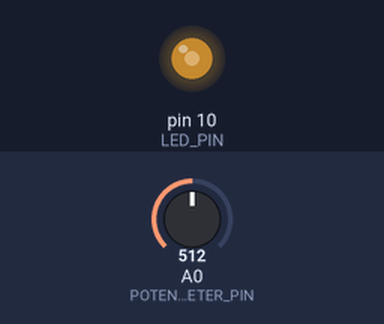
A sketch run on a simulated Arduino Uno, built with avr-gcc and run on an emulated ATmega328P. On the bench: output pins drawn as LEDs (lit = HIGH). The inputs (shaded band) are chosen by the test bench; at power-on: A0 (POTENTIOMETER_PIN) = 512.

Above: at 1.2 s.
1.3 s: A0 (POTENTIOMETER_PIN) set to 716
At 2.3 s:
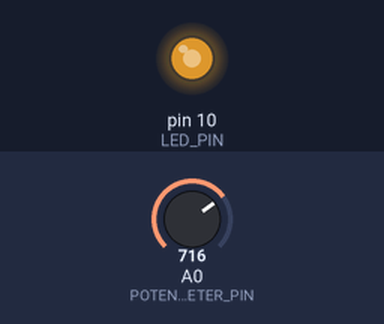
2.8 s: A0 (POTENTIOMETER_PIN) set to 900
At 3.7 s:
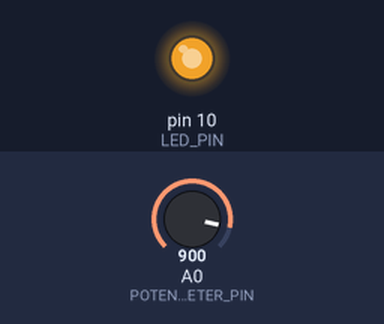
4.3 s: A0 (POTENTIOMETER_PIN) set to 122
At 4.7 s:
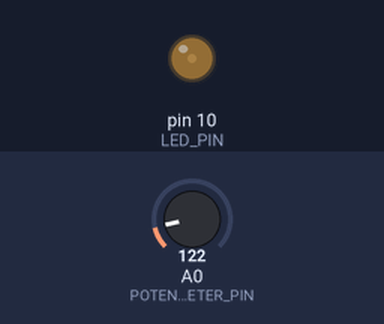
5.8 s: A0 (POTENTIOMETER_PIN) set to 0
At 6.9 s:
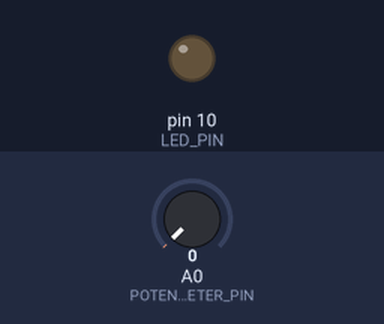
7.3 s: A0 (POTENTIOMETER_PIN) set to 511
At 8.2 s:
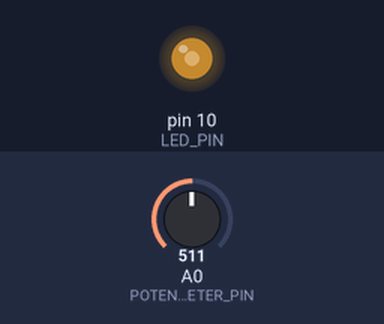
Timing chart, 0 to 9.8 s (numbered marks = the images above; inputs shaded):
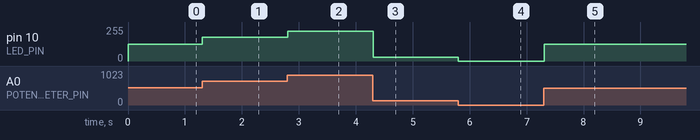

The sketch:

1st.ino
```cpp
// In my 1st iteration, I found that I probably should make BUTTON a state variable.
const int POTENTIOMETER_PIN = A0;
const int LED_PIN = 10;

bool ledOn = true;

void setup() {
  Serial.begin(9600);
  pinMode(LED_PIN, OUTPUT);
}

void loop() {

  int potValue = analogRead(POTENTIOMETER_PIN);
  int brightness = map(potValue, 0, 1023, 0, 255);

  if (ledOn) {
    analogWrite(LED_PIN, brightness);
  } else {
    analogWrite(LED_PIN, 0);
  }

  delay(10);
}
```

Measured:
- after the input at 1.3 s, pin 10 (LED_PIN): 127/255 → 178/255 at once
- after the input at 2.8 s, pin 10 (LED_PIN): 178/255 → 224/255 at once
- after the input at 4.3 s, pin 10 (LED_PIN): 224/255 → 30/255 at once
- after the input at 5.8 s, pin 10 (LED_PIN): 30/255 → 0/255 at once
- after the input at 7.3 s, pin 10 (LED_PIN): 0/255 → 127/255 at once
